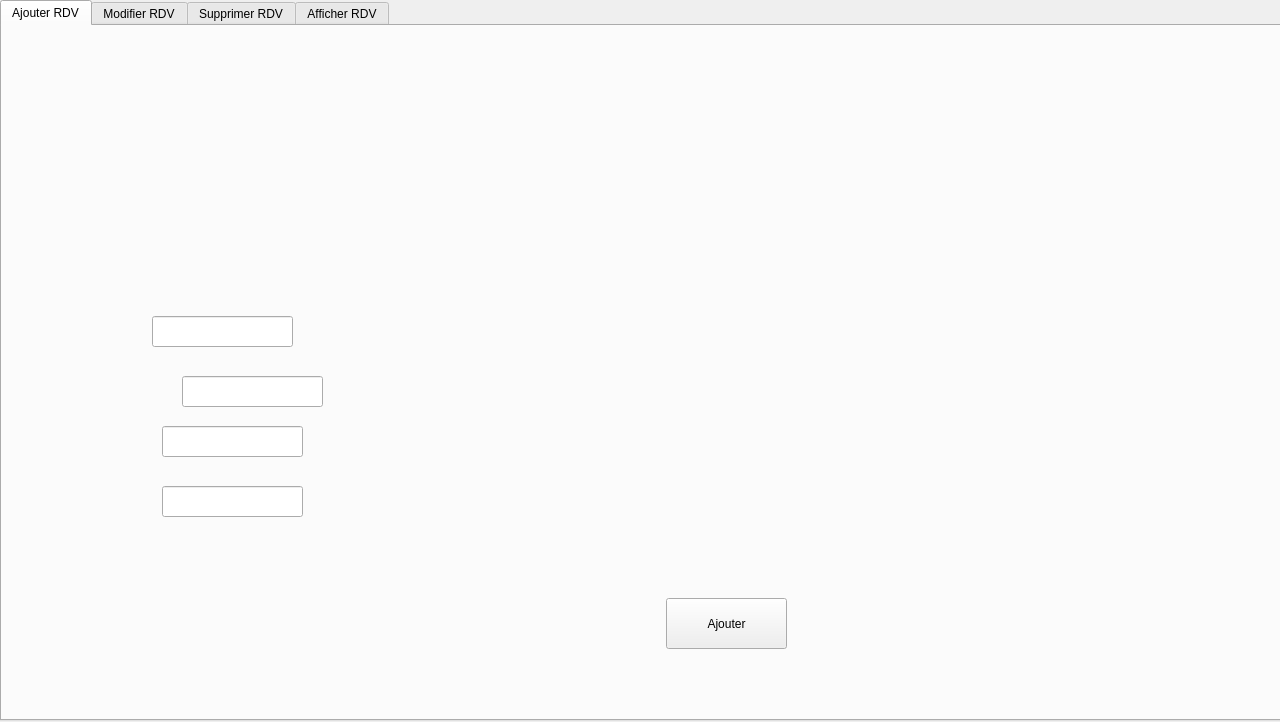
<?xml version="1.0" encoding="UTF-8"?>
<ui version="4.0">
 <class>RDV</class>
 <widget class="QDialog" name="RDV">
  <property name="geometry">
   <rect>
    <x>0</x>
    <y>0</y>
    <width>1280</width>
    <height>722</height>
   </rect>
  </property>
  <property name="minimumSize">
   <size>
    <width>1280</width>
    <height>722</height>
   </size>
  </property>
  <property name="maximumSize">
   <size>
    <width>1280</width>
    <height>722</height>
   </size>
  </property>
  <property name="baseSize">
   <size>
    <width>1280</width>
    <height>720</height>
   </size>
  </property>
  <property name="windowTitle">
   <string>MED++</string>
  </property>
  <widget class="QTabWidget" name="tabWidget">
   <property name="geometry">
    <rect>
     <x>0</x>
     <y>0</y>
     <width>1291</width>
     <height>721</height>
    </rect>
   </property>
   <property name="currentIndex">
    <number>0</number>
   </property>
   <widget class="QWidget" name="tab">
    <attribute name="title">
     <string>Ajouter RDV</string>
    </attribute>
    <widget class="QWidget" name="widget" native="true">
     <property name="geometry">
      <rect>
       <x>0</x>
       <y>0</y>
       <width>1281</width>
       <height>701</height>
      </rect>
     </property>
     <property name="styleSheet">
      <string notr="true">QWidget#widget{
	background-image: url(:/AjoutRDV.png);

}
</string>
     </property>
     <widget class="QWidget" name="widget_2" native="true">
      <property name="geometry">
       <rect>
        <x>1100</x>
        <y>410</y>
        <width>121</width>
        <height>41</height>
       </rect>
      </property>
     </widget>
     <widget class="QWidget" name="widget_3" native="true">
      <property name="geometry">
       <rect>
        <x>1150</x>
        <y>60</y>
        <width>111</width>
        <height>41</height>
       </rect>
      </property>
      <widget class="QPushButton" name="retour">
       <property name="geometry">
        <rect>
         <x>0</x>
         <y>0</y>
         <width>111</width>
         <height>41</height>
        </rect>
       </property>
       <property name="styleSheet">
        <string notr="true">QPushButton{
border-style:solid;

background-color:#AARRGGBB ;
color:#fff;
border-radius:7px;
}

</string>
       </property>
       <property name="text">
        <string/>
       </property>
      </widget>
     </widget>
     <widget class="QPushButton" name="save">
      <property name="geometry">
       <rect>
        <x>1100</x>
        <y>400</y>
        <width>121</width>
        <height>51</height>
       </rect>
      </property>
      <property name="styleSheet">
       <string notr="true">QPushButton{
border-style:solid;

background-color:#AARRGGBB ;
color:#fff;
border-radius:7px;
}
</string>
      </property>
      <property name="text">
       <string/>
      </property>
     </widget>
     <widget class="QLineEdit" name="lineEdit_date">
      <property name="geometry">
       <rect>
        <x>160</x>
        <y>400</y>
        <width>141</width>
        <height>31</height>
       </rect>
      </property>
     </widget>
     <widget class="QLineEdit" name="lineEdit_etat">
      <property name="geometry">
       <rect>
        <x>160</x>
        <y>460</y>
        <width>141</width>
        <height>31</height>
       </rect>
      </property>
     </widget>
     <widget class="QLineEdit" name="lineEdit_ref">
      <property name="geometry">
       <rect>
        <x>180</x>
        <y>350</y>
        <width>141</width>
        <height>31</height>
       </rect>
      </property>
     </widget>
     <widget class="QLineEdit" name="lineEdit_id">
      <property name="geometry">
       <rect>
        <x>150</x>
        <y>290</y>
        <width>141</width>
        <height>31</height>
       </rect>
      </property>
     </widget>
     <widget class="QPushButton" name="ajouter">
      <property name="geometry">
       <rect>
        <x>664</x>
        <y>572</y>
        <width>121</width>
        <height>51</height>
       </rect>
      </property>
      <property name="text">
       <string>Ajouter</string>
      </property>
     </widget>
    </widget>
   </widget>
   <widget class="QWidget" name="tab_2">
    <attribute name="title">
     <string>Modifier RDV</string>
    </attribute>
    <widget class="QWidget" name="widget_6" native="true">
     <property name="geometry">
      <rect>
       <x>0</x>
       <y>0</y>
       <width>1281</width>
       <height>711</height>
      </rect>
     </property>
     <property name="styleSheet">
      <string notr="true">QWidget#widget_6
{
	background-image: url(:/ModifierRDV.png);
}
</string>
     </property>
     <widget class="QPushButton" name="pushButton_2">
      <property name="geometry">
       <rect>
        <x>600</x>
        <y>170</y>
        <width>121</width>
        <height>41</height>
       </rect>
      </property>
      <property name="styleSheet">
       <string notr="true">QPushButton{
border-style:solid;

background-color:#AARRGGBB ;
color:#fff;
border-radius:7px;
}


</string>
      </property>
      <property name="text">
       <string/>
      </property>
     </widget>
     <widget class="QPushButton" name="retour_2">
      <property name="geometry">
       <rect>
        <x>1150</x>
        <y>60</y>
        <width>111</width>
        <height>41</height>
       </rect>
      </property>
      <property name="styleSheet">
       <string notr="true">QPushButton{
border-style:solid;

background-color:#AARRGGBB ;
color:#fff;
border-radius:7px;
}

</string>
      </property>
      <property name="text">
       <string/>
      </property>
     </widget>
     <widget class="QPushButton" name="pushButton_4">
      <property name="geometry">
       <rect>
        <x>540</x>
        <y>170</y>
        <width>31</width>
        <height>31</height>
       </rect>
      </property>
      <property name="styleSheet">
       <string notr="true">QPushButton{
border-style:solid;

background-color:#AARRGGBB ;
color:#fff;
border-radius:7px;
}

</string>
      </property>
      <property name="text">
       <string/>
      </property>
     </widget>
     <widget class="QPushButton" name="pushButton_5">
      <property name="geometry">
       <rect>
        <x>1100</x>
        <y>410</y>
        <width>121</width>
        <height>41</height>
       </rect>
      </property>
      <property name="styleSheet">
       <string notr="true">QPushButton{
border-style:solid;

background-color:#AARRGGBB ;
color:#fff;
border-radius:7px;
}


</string>
      </property>
      <property name="text">
       <string/>
      </property>
     </widget>
     <widget class="QPushButton" name="pushButton_7">
      <property name="geometry">
       <rect>
        <x>664</x>
        <y>572</y>
        <width>111</width>
        <height>51</height>
       </rect>
      </property>
      <property name="text">
       <string>Modifier</string>
      </property>
     </widget>
     <widget class="QLineEdit" name="lineEdit_id_3">
      <property name="geometry">
       <rect>
        <x>160</x>
        <y>290</y>
        <width>113</width>
        <height>20</height>
       </rect>
      </property>
     </widget>
     <widget class="QLineEdit" name="lineEdit_ref_3">
      <property name="geometry">
       <rect>
        <x>180</x>
        <y>350</y>
        <width>113</width>
        <height>20</height>
       </rect>
      </property>
     </widget>
     <widget class="QLineEdit" name="lineEdit_date_3">
      <property name="geometry">
       <rect>
        <x>190</x>
        <y>410</y>
        <width>113</width>
        <height>20</height>
       </rect>
      </property>
     </widget>
     <widget class="QLineEdit" name="lineEdit_etat_3">
      <property name="geometry">
       <rect>
        <x>180</x>
        <y>460</y>
        <width>113</width>
        <height>20</height>
       </rect>
      </property>
     </widget>
    </widget>
   </widget>
   <widget class="QWidget" name="tab_3">
    <attribute name="title">
     <string>Supprimer RDV</string>
    </attribute>
    <widget class="QWidget" name="widget_7" native="true">
     <property name="geometry">
      <rect>
       <x>0</x>
       <y>0</y>
       <width>1281</width>
       <height>691</height>
      </rect>
     </property>
     <property name="styleSheet">
      <string notr="true">QWidget#widget_7
{
	background-image: url(:/SuppRDV.png);
}
</string>
     </property>
     <widget class="QWidget" name="widget_8" native="true">
      <property name="geometry">
       <rect>
        <x>1150</x>
        <y>60</y>
        <width>111</width>
        <height>41</height>
       </rect>
      </property>
      <widget class="QPushButton" name="pushButton_3">
       <property name="geometry">
        <rect>
         <x>0</x>
         <y>0</y>
         <width>111</width>
         <height>41</height>
        </rect>
       </property>
       <property name="styleSheet">
        <string notr="true">QPushButton{
border-style:solid;

background-color:#AARRGGBB ;
color:#fff;
border-radius:7px;
}</string>
       </property>
       <property name="text">
        <string/>
       </property>
      </widget>
     </widget>
     <widget class="QWidget" name="widget_9" native="true">
      <property name="geometry">
       <rect>
        <x>1120</x>
        <y>650</y>
        <width>121</width>
        <height>41</height>
       </rect>
      </property>
      <widget class="QPushButton" name="Delete">
       <property name="geometry">
        <rect>
         <x>0</x>
         <y>0</y>
         <width>121</width>
         <height>41</height>
        </rect>
       </property>
       <property name="styleSheet">
        <string notr="true">QPushButton{
border-style:solid;

background-color:#AARRGGBB ;
color:#fff;
border-radius:7px;
}</string>
       </property>
       <property name="text">
        <string/>
       </property>
      </widget>
      <widget class="QPushButton" name="pushButton_8">
       <property name="geometry">
        <rect>
         <x>-10</x>
         <y>-20</y>
         <width>111</width>
         <height>51</height>
        </rect>
       </property>
       <property name="text">
        <string>Supprimer</string>
       </property>
      </widget>
     </widget>
     <widget class="QPushButton" name="pushButton_21">
      <property name="geometry">
       <rect>
        <x>780</x>
        <y>380</y>
        <width>81</width>
        <height>31</height>
       </rect>
      </property>
      <property name="text">
       <string>Supprimer</string>
      </property>
     </widget>
     <widget class="QLabel" name="label">
      <property name="geometry">
       <rect>
        <x>120</x>
        <y>500</y>
        <width>181</width>
        <height>16</height>
       </rect>
      </property>
      <property name="font">
       <font>
        <family>Imprint MT Shadow</family>
        <pointsize>12</pointsize>
       </font>
      </property>
      <property name="text">
       <string>Raison de suppression:</string>
      </property>
     </widget>
     <widget class="QTextEdit" name="textEdit">
      <property name="geometry">
       <rect>
        <x>290</x>
        <y>440</y>
        <width>401</width>
        <height>171</height>
       </rect>
      </property>
     </widget>
     <widget class="QPushButton" name="pushButton_10">
      <property name="geometry">
       <rect>
        <x>400</x>
        <y>630</y>
        <width>141</width>
        <height>23</height>
       </rect>
      </property>
      <property name="text">
       <string>Imprimer les datas</string>
      </property>
     </widget>
     <widget class="QComboBox" name="comboBox">
      <property name="geometry">
       <rect>
        <x>390</x>
        <y>370</y>
        <width>291</width>
        <height>22</height>
       </rect>
      </property>
     </widget>
    </widget>
   </widget>
   <widget class="QWidget" name="tab_4">
    <attribute name="title">
     <string>Afficher RDV</string>
    </attribute>
    <widget class="QWidget" name="widget_4" native="true">
     <property name="geometry">
      <rect>
       <x>0</x>
       <y>0</y>
       <width>1281</width>
       <height>731</height>
      </rect>
     </property>
     <property name="styleSheet">
      <string notr="true">QWidget#widget_4
{
 
	background-image: url(:/AffichRDV.png);
}</string>
     </property>
     <widget class="QTableView" name="tablerdv">
      <property name="geometry">
       <rect>
        <x>160</x>
        <y>250</y>
        <width>631</width>
        <height>311</height>
       </rect>
      </property>
      <property name="textElideMode">
       <enum>Qt::ElideMiddle</enum>
      </property>
     </widget>
     <widget class="QWidget" name="widget_5" native="true">
      <property name="geometry">
       <rect>
        <x>1150</x>
        <y>60</y>
        <width>120</width>
        <height>41</height>
       </rect>
      </property>
      <widget class="QPushButton" name="pushButton">
       <property name="geometry">
        <rect>
         <x>0</x>
         <y>-10</y>
         <width>111</width>
         <height>41</height>
        </rect>
       </property>
       <property name="styleSheet">
        <string notr="true">QPushButton{
border-style:solid;

background-color:#AARRGGBB ;
color:#fff;
border-radius:7px;
}</string>
       </property>
       <property name="text">
        <string/>
       </property>
      </widget>
     </widget>
     <widget class="QPushButton" name="rechercher">
      <property name="geometry">
       <rect>
        <x>440</x>
        <y>150</y>
        <width>91</width>
        <height>31</height>
       </rect>
      </property>
      <property name="text">
       <string>rechercher</string>
      </property>
     </widget>
     <widget class="QLabel" name="label_10">
      <property name="geometry">
       <rect>
        <x>180</x>
        <y>140</y>
        <width>161</width>
        <height>41</height>
       </rect>
      </property>
      <property name="text">
       <string>Donner la date:</string>
      </property>
     </widget>
     <widget class="QLineEdit" name="id_2">
      <property name="geometry">
       <rect>
        <x>280</x>
        <y>140</y>
        <width>141</width>
        <height>41</height>
       </rect>
      </property>
     </widget>
     <widget class="QPushButton" name="tablerdv_2">
      <property name="geometry">
       <rect>
        <x>280</x>
        <y>210</y>
        <width>91</width>
        <height>31</height>
       </rect>
      </property>
      <property name="text">
       <string>trier</string>
      </property>
     </widget>
     <widget class="QPushButton" name="pushButton_9">
      <property name="geometry">
       <rect>
        <x>400</x>
        <y>580</y>
        <width>75</width>
        <height>23</height>
       </rect>
      </property>
      <property name="text">
       <string>Afficher</string>
      </property>
     </widget>
    </widget>
   </widget>
  </widget>
 </widget>
 <resources/>
 <connections/>
</ui>
